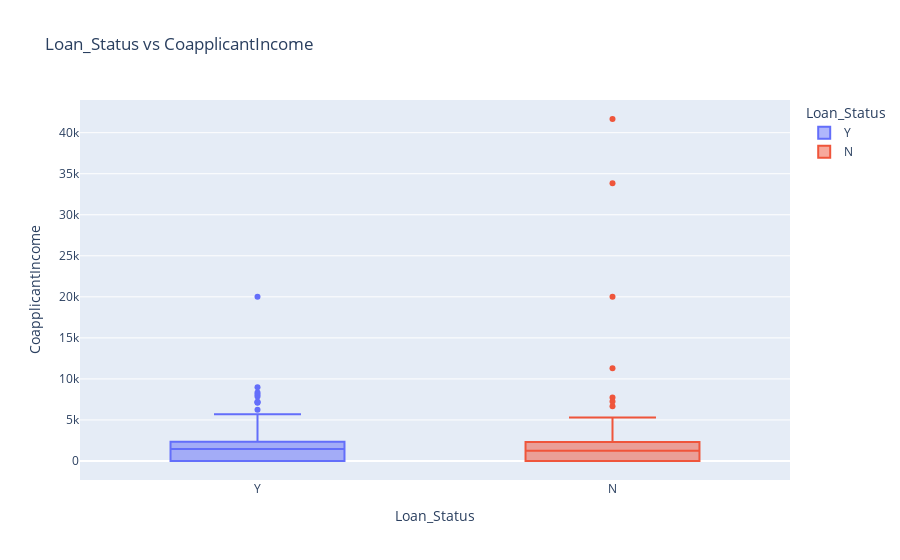

Write notebook code for a chart like this one.
### Code cell
fig_coapplicant_income = px.box(df, 
                                x='Loan_Status', 
                                y='CoapplicantIncome',
                                color="Loan_Status", 
                                title='Loan_Status vs CoapplicantIncome')
fig_coapplicant_income.show()

### Figure 1 — Plotly figure (JSON) as saved in the notebook; plotly's stock layout.template omitted (floating-point values rounded to 4 significant figures; data arrays with more than 128 entries replaced by an {"elided": "..."} marker saying what was removed)
{"data": [{"alignmentgroup": "True", "hovertemplate": "Loan_Status=%{x}<br>CoapplicantIncome=%{y}<extra></extra>", "legendgroup": "Y", "marker": {"color": "#636efa"}, "name": "Y", "notched": false, "offsetgroup": "Y", "orientation": "v", "showlegend": true, "type": "box", "x": {"elided": "389 str values"}, "x0": " ", "xaxis": "x", "y": {"elided": "389 float values"}, "y0": " ", "yaxis": "y"}, {"alignmentgroup": "True", "hovertemplate": "Loan_Status=%{x}<br>CoapplicantIncome=%{y}<extra></extra>", "legendgroup": "N", "marker": {"color": "#EF553B"}, "name": "N", "notched": false, "offsetgroup": "N", "orientation": "v", "showlegend": true, "type": "box", "x": {"elided": "175 str values"}, "x0": " ", "xaxis": "x", "y": {"elided": "175 int values"}, "y0": " ", "yaxis": "y"}], "layout": {"boxmode": "overlay", "legend": {"title": {"text": "Loan_Status"}, "tracegroupgap": 0}, "title": {"text": "Loan_Status vs CoapplicantIncome"}, "xaxis": {"anchor": "y", "categoryarray": ["Y", "N"], "categoryorder": "array", "domain": [0, 1], "title": {"text": "Loan_Status"}}, "yaxis": {"anchor": "x", "domain": [0, 1], "title": {"text": "CoapplicantIncome"}}}}
